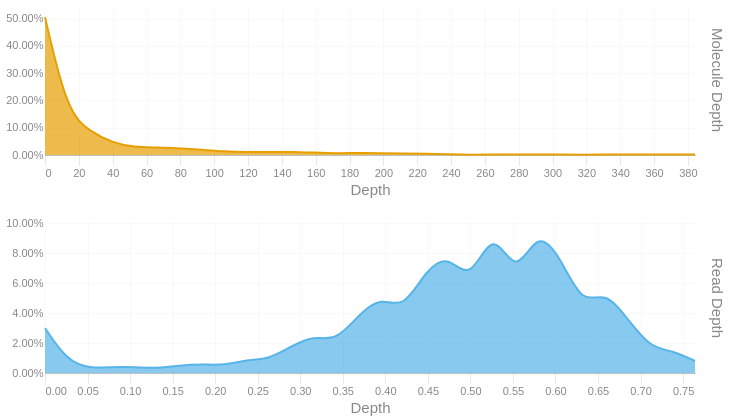

Notebook source saved alongside this figure:
### Code cell
readdep = depth_hist(tb['Read Depth'], q99, 3)
readdep = readdep.with_columns(pl.lit('Read Depth').alias('Metric'))
if not SKIPLR:
    moldep = depth_hist(tb['Molecule Depth'], mol_q99, 1)
    moldep = moldep.with_columns(pl.lit('Molecule Depth').alias('Metric'))
    _hist = pl.concat([readdep, moldep])
    _hist = _hist.filter(pl.col('Proportion') != 0)
    with SafeRender(_hist):
        (
            alt.Chart(_hist)        
            .mark_area(interpolate = "basis")
            .encode(
                x=alt.X('Bin:Q').scale(domainMin=0).axis(alt.Axis(title='Depth')),
                y = alt.Y('Proportion:Q', title = None).axis(format = '.2%'),
                color = alt.Color('Metric:N').legend(None),
                row = alt.Row("Metric:N").header(title = None, labelOrient = 'right'),
                tooltip = [
                    alt.Tooltip("Metric:N", title = "Metric"),
                    alt.Tooltip('Interval:N', title = "Depth Interval"),
                    alt.Tooltip('Proportion:Q', title = "% Alignments").format('.2%')
                ]
            )
            .resolve_scale(x='independent', y='independent')
            .properties(
                height = 150, width = 650,
                usermeta={'embedOptions': {'downloadFileName': f'{samplename}.depth.hist'}}
            )
        ).display()
else:
    readdep = readdep.filter(pl.col('Proportion') != 0)
    with SafeRender(readdep):
        (
            alt.Chart(readdep)        
            .mark_area(interpolate = "basis")
            .encode(
                x=alt.X('Bin:Q').scale(domainMin=0).axis(alt.Axis(title='Depth')),
                y = alt.Y('Proportion:Q', title = None).axis(format = '.2%'),
                tooltip = [
                    alt.Tooltip('Interval:N', title = "Depth Interval"),
                    alt.Tooltip('Proportion:Q', title = "% Alignments").format('.2%')
                ]
            )
            .properties(
                usermeta={'embedOptions': {'downloadFileName': f'{samplename}.depth.hist'}}
            )
        ).display()

### Figure 1 — Vega-Lite specification as saved in the notebook (floating-point values rounded to 4 significant figures)
{"width": 650, "height": 150, "config": {"title": {"anchor": "start", "dy": -15, "fontSize": 18, "color": "#888888", "subtitleColor": "#888888", "subtitleFontSize": 14}, "arc": {"fill": "#0072B2"}, "axis": {"domainColor": "#888888", "domainWidth": 0.5, "gridWidth": 0.2, "grid": false, "titleFontWeight": 400, "titleFontSize": 15, "labelFontSize": 11, "labelColor": "#888888", "tickColor": "#888888", "tickWidth": 0.2, "titleColor": "#888888"}, "axisBand": {"grid": false}, "axisX": {"grid": true, "tickSize": 10, "domainCap": "round"}, "axisY": {"domain": false, "grid": true, "tickSize": 0, "domainCap": "round"}, "background": "transparent", "header": {"labelFontSize": 15, "labelColor": "#888888", "titleFontSize": 15, "titleFontWeight": 600, "titleColor": "#888888"}, "legend": {"labelFont": "sans-serif", "labelFontSize": 12, "labelColor": "#888888", "symbolSize": 100, "symbolType": "circle", "titleFontSize": 12, "titlePadding": 10, "titleColor": "#888888", "title": null}, "range": {"category": ["#E69F00", "#56B4E9", "#009E73", "#F0E442", "#0072B2", "#D55E00", "#CC79A7", "#000000"], "diverging": ["#cfe8f3", "#a2d4ec", "#73bfe2", "#46abdb", "#1696d2", "#12719e"]}, "area": {"fill": "#0072B2", "fillOpacity": 0.7, "line": true, "strokeOpacity": 0.7}, "line": {"color": "#0072B2", "stroke": "#0072B2", "strokeWidth": 2}, "trail": {"color": "#0072B2", "stroke": "#0072B2", "strokeWidth": 0, "size": 1}, "point": {"filled": true, "fillOpacity": 1.0, "size": 95}, "text": {"color": "#888888", "fontSize": 11, "align": "right", "fontWeight": 400, "size": 11}, "bar": {"fill": "#0072B2", "stroke": null}, "view": {"stroke": null, "continuousWidth": 660, "continuousHeight": 400}}, "data": {"name": "data-5889a81c3412c6ea17a0022b4f962804"}, "mark": {"type": "area", "interpolate": "basis"}, "encoding": {"color": {"field": "Metric", "legend": null, "type": "nominal"}, "row": {"field": "Metric", "header": {"title": null, "labelOrient": "right"}, "type": "nominal"}, "tooltip": [{"field": "Metric", "title": "Metric", "type": "nominal"}, {"field": "Interval", "title": "Depth Interval", "type": "nominal"}, {"field": "Proportion", "format": ".2%", "title": "% Alignments", "type": "quantitative"}], "x": {"axis": {"title": "Depth"}, "field": "Bin", "scale": {"domainMin": 0}, "type": "quantitative"}, "y": {"axis": {"format": ".2%"}, "field": "Proportion", "title": null, "type": "quantitative"}}, "resolve": {"scale": {"x": "independent", "y": "independent"}}, "usermeta": {"embedOptions": {"downloadFileName": "S3_Cooper_1789.depth.hist"}}, "$schema": "https://vega.github.io/schema/vega-lite/v6.1.0.json", "datasets": {"data-5889a81c3412c6ea17a0022b4f962804": [{"Bin": 0.0, "Interval": "0.0-0.026", "Proportion": 0.03, "Metric": "Read Depth"}, {"Bin": 0.026, "Interval": "0.026-0.053", "Proportion": 0.008, "Metric": "Read Depth"}, {"Bin": 0.053, "Interval": "0.053-0.079", "Proportion": 0.003, "Metric": "Read Depth"}, {"Bin": 0.079, "Interval": "0.079-0.105", "Proportion": 0.004, "Metric": "Read Depth"}, {"Bin": 0.105, "Interval": "0.105-0.132", "Proportion": 0.004, "Metric": "Read Depth"}, {"Bin": 0.132, "Interval": "0.132-0.158", "Proportion": 0.003, "Metric": "Read Depth"}, {"Bin": 0.158, "Interval": "0.158-0.184", "Proportion": 0.005, "Metric": "Read Depth"}, {"Bin": 0.184, "Interval": "0.184-0.211", "Proportion": 0.006, "Metric": "Read Depth"}, {"Bin": 0.211, "Interval": "0.211-0.237", "Proportion": 0.005, "Metric": "Read Depth"}, {"Bin": 0.237, "Interval": "0.237-0.263", "Proportion": 0.009, "Metric": "Read Depth"}, {"Bin": 0.263, "Interval": "0.263-0.29", "Proportion": 0.009, "Metric": "Read Depth"}, {"Bin": 0.29, "Interval": "0.29-0.316", "Proportion": 0.018, "Metric": "Read Depth"}, {"Bin": 0.316, "Interval": "0.316-0.342", "Proportion": 0.025, "Metric": "Read Depth"}, {"Bin": 0.342, "Interval": "0.342-0.369", "Proportion": 0.021, "Metric": "Read Depth"}, {"Bin": 0.369, "Interval": "0.369-0.395", "Proportion": 0.039, "Metric": "Read Depth"}, {"Bin": 0.395, "Interval": "0.395-0.421", "Proportion": 0.051, "Metric": "Read Depth"}, {"Bin": 0.421, "Interval": "0.421-0.448", "Proportion": 0.042, "Metric": "Read Depth"}, {"Bin": 0.448, "Interval": "0.448-0.474", "Proportion": 0.069, "Metric": "Read Depth"}, {"Bin": 0.474, "Interval": "0.474-0.5", "Proportion": 0.079, "Metric": "Read Depth"}, {"Bin": 0.5, "Interval": "0.5-0.527", "Proportion": 0.06, "Metric": "Read Depth"}, {"Bin": 0.527, "Interval": "0.527-0.553", "Proportion": 0.098, "Metric": "Read Depth"}, {"Bin": 0.553, "Interval": "0.553-0.579", "Proportion": 0.063, "Metric": "Read Depth"}, {"Bin": 0.579, "Interval": "0.579-0.606", "Proportion": 0.096, "Metric": "Read Depth"}, {"Bin": 0.606, "Interval": "0.606-0.632", "Proportion": 0.077, "Metric": "Read Depth"}, {"Bin": 0.632, "Interval": "0.632-0.658", "Proportion": 0.045, "Metric": "Read Depth"}, {"Bin": 0.658, "Interval": "0.658-0.685", "Proportion": 0.055, "Metric": "Read Depth"}, {"Bin": 0.685, "Interval": "0.685-0.711", "Proportion": 0.036, "Metric": "Read Depth"}, {"Bin": 0.711, "Interval": "0.711-0.737", "Proportion": 0.017, "Metric": "Read Depth"}, {"Bin": 0.737, "Interval": "0.737-0.764", "Proportion": 0.015, "Metric": "Read Depth"}, {"Bin": 0.764, "Interval": "0.764-0.79", "Proportion": 0.008, "Metric": "Read Depth"}, {"Bin": 0.0, "Interval": "0.0-13.2", "Proportion": 0.505, "Metric": "Molecule Depth"}, {"Bin": 13.2, "Interval": "13.2-26.5", "Proportion": 0.156, "Metric": "Molecule Depth"}, {"Bin": 26.5, "Interval": "26.5-39.8", "Proportion": 0.087, "Metric": "Molecule Depth"}, {"Bin": 39.8, "Interval": "39.8-53.0", "Proportion": 0.045, "Metric": "Molecule Depth"}, {"Bin": 53.0, "Interval": "53.0-66.2", "Proportion": 0.028, "Metric": "Molecule Depth"}, {"Bin": 66.2, "Interval": "66.2-79.5", "Proportion": 0.028, "Metric": "Molecule Depth"}, {"Bin": 79.5, "Interval": "79.5-92.8", "Proportion": 0.024, "Metric": "Molecule Depth"}, {"Bin": 92.8, "Interval": "92.8-106.0", "Proportion": 0.019, "Metric": "Molecule Depth"}, {"Bin": 106.0, "Interval": "106.0-119.2", "Proportion": 0.013, "Metric": "Molecule Depth"}, {"Bin": 119.2, "Interval": "119.2-132.5", "Proportion": 0.011, "Metric": "Molecule Depth"}, {"Bin": 132.5, "Interval": "132.5-145.8", "Proportion": 0.011, "Metric": "Molecule Depth"}, {"Bin": 145.8, "Interval": "145.8-159.0", "Proportion": 0.012, "Metric": "Molecule Depth"}, {"Bin": 159.0, "Interval": "159.0-172.2", "Proportion": 0.009, "Metric": "Molecule Depth"}, {"Bin": 172.2, "Interval": "172.2-185.5", "Proportion": 0.006, "Metric": "Molecule Depth"}, {"Bin": 185.5, "Interval": "185.5-198.8", "Proportion": 0.008, "Metric": "Molecule Depth"}, {"Bin": 198.8, "Interval": "198.8-212.0", "Proportion": 0.007, "Metric": "Molecule Depth"}, {"Bin": 212.0, "Interval": "212.0-225.2", "Proportion": 0.005, "Metric": "Molecule Depth"}, {"Bin": 225.2, "Interval": "225.2-238.5", "Proportion": 0.005, "Metric": "Molecule Depth"}, {"Bin": 238.5, "Interval": "238.5-251.8", "Proportion": 0.002, "Metric": "Molecule Depth"}, {"Bin": 251.8, "Interval": "251.8-265.0", "Proportion": 0.001, "Metric": "Molecule Depth"}, {"Bin": 265.0, "Interval": "265.0-278.2", "Proportion": 0.002, "Metric": "Molecule Depth"}, {"Bin": 278.2, "Interval": "278.2-291.5", "Proportion": 0.002, "Metric": "Molecule Depth"}, {"Bin": 291.5, "Interval": "291.5-304.8", "Proportion": 0.002, "Metric": "Molecule Depth"}, {"Bin": 304.8, "Interval": "304.8-318.0", "Proportion": 0.002, "Metric": "Molecule Depth"}, {"Bin": 318.0, "Interval": "318.0-331.2", "Proportion": 0.001, "Metric": "Molecule Depth"}, {"Bin": 331.2, "Interval": "331.2-344.5", "Proportion": 0.002, "Metric": "Molecule Depth"}, {"Bin": 344.5, "Interval": "344.5-357.8", "Proportion": 0.002, "Metric": "Molecule Depth"}, {"Bin": 357.8, "Interval": "357.8-371.0", "Proportion": 0.002, "Metric": "Molecule Depth"}, {"Bin": 371.0, "Interval": "371.0-384.2", "Proportion": 0.002, "Metric": "Molecule Depth"}, {"Bin": 384.2, "Interval": "384.2-397.5", "Proportion": 0.002, "Metric": "Molecule Depth"}]}}
